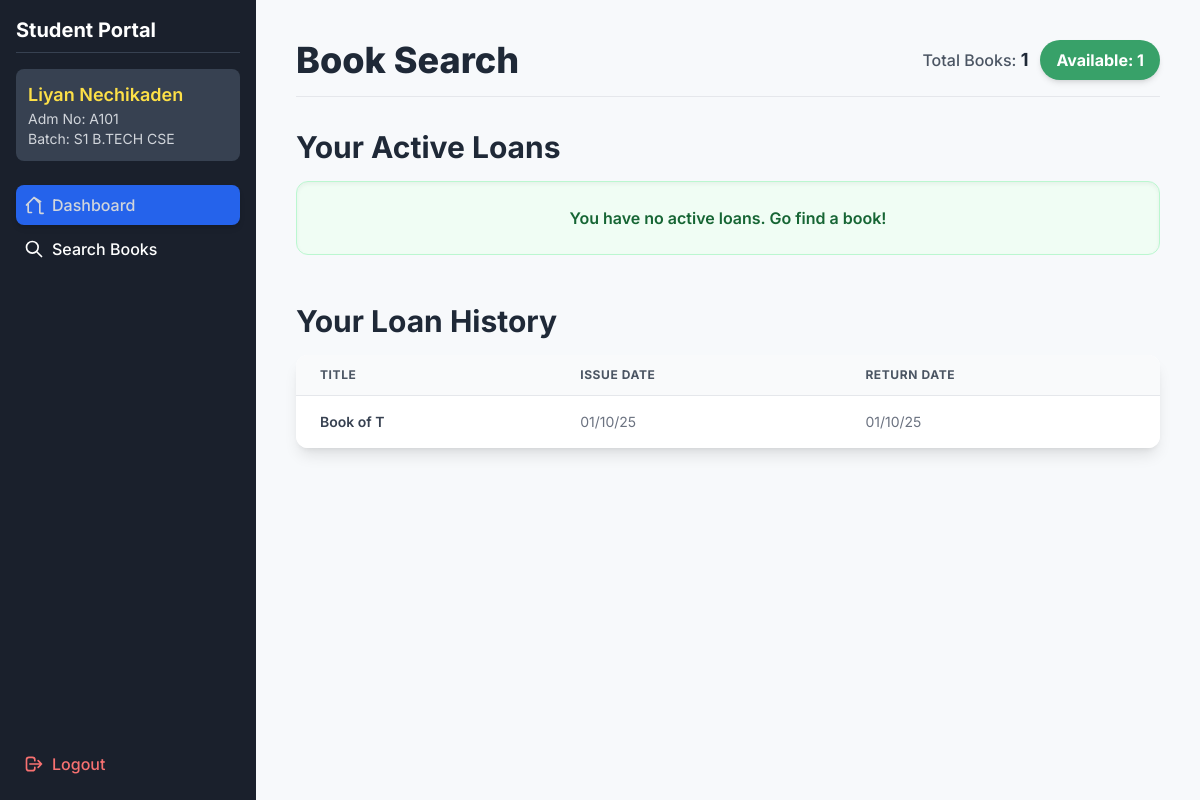
The app's page /student_dashboard (signed in), older data.
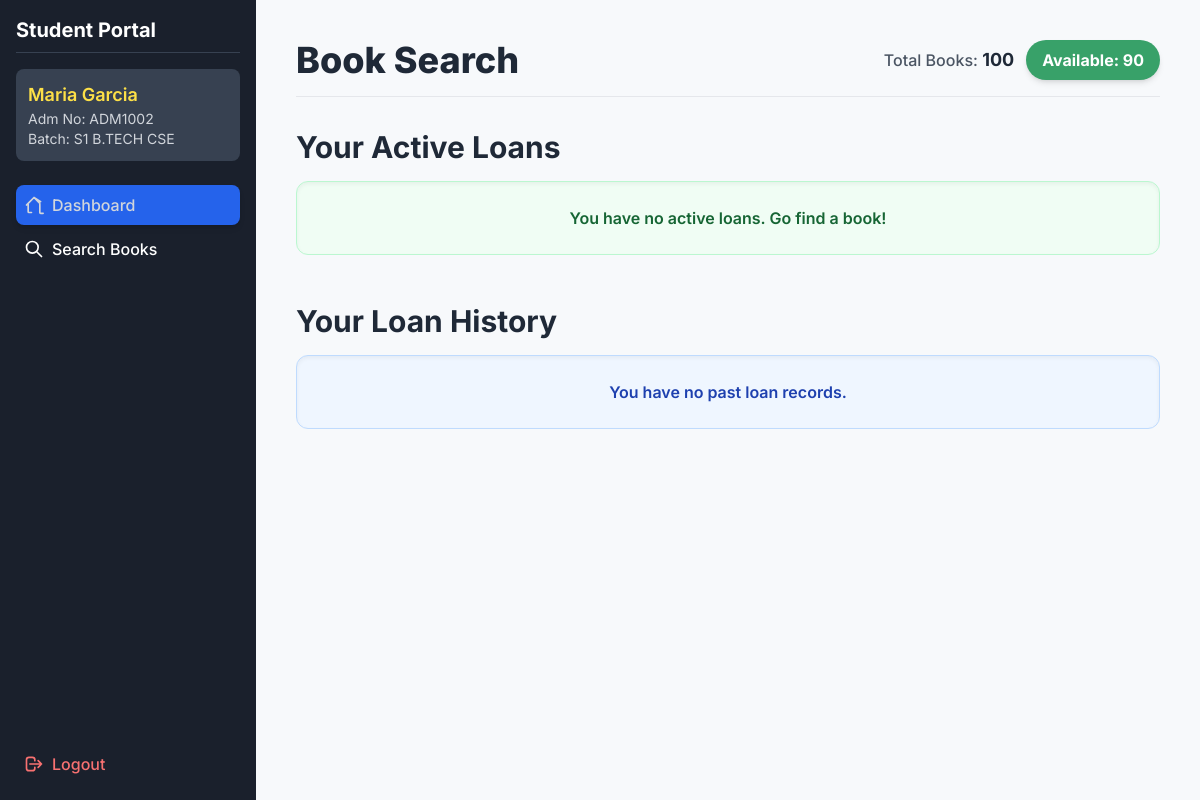
The same page, newer data.
### tables this page shows
CREATE TABLE students (
                            id INTEGER PRIMARY KEY AUTOINCREMENT,
                            admission_no TEXT UNIQUE NOT NULL,
                            name TEXT NOT NULL,
                            batch TEXT NOT NULL
                        );

CREATE TABLE transactions (
                            id INTEGER PRIMARY KEY AUTOINCREMENT,
                            book_id INTEGER, 
                            student_id INTEGER, 
                            issue_date TEXT NOT NULL,
                            due_date TEXT NOT NULL,  
                            return_date TEXT,
                            FOREIGN KEY(book_id) REFERENCES books(id) ON DELETE SET NULL,
                            FOREIGN KEY(student_id) REFERENCES students(id) ON DELETE SET NULL
                        );

### app.py (the view)
@app.route('/student_dashboard')
@student_login_required
def student_dashboard():
    student_adm_no = session.get('student_adm_no')
    with get_connection() as conn:
        student_record = conn.execute("SELECT id, name, batch FROM students WHERE admission_no=?", (student_adm_no,)).fetchone()
        if not student_record:
            flash("Could not find your student profile.", "danger")
            return redirect(url_for('student_logout'))
        student_id = student_record['id']
        active_loans = conn.execute("""
            SELECT t.id, t.issue_date, t.due_date,
                   COALESCE(b.name, '[DELETED BOOK]') AS book_name,
                   COALESCE(b.custom_id, '-') AS custom_id,
                   t.due_date < date('now') AS is_overdue
            FROM transactions t
            LEFT JOIN books b ON t.book_id = b.id
            WHERE t.student_id = ? AND t.return_date IS NULL
            ORDER BY t.due_date ASC
        """, (student_id,)).fetchall()
        loan_history = conn.execute("""
            SELECT t.issue_date, t.return_date, COALESCE(b.name, '[DELETED BOOK]') AS book_name
            FROM transactions t
            LEFT JOIN books b ON t.book_id = b.id
            WHERE t.student_id = ? AND t.return_date IS NOT NULL
            ORDER BY t.return_date DESC
        """, (student_id,)).fetchall()
        book_availability = conn.execute("""
            SELECT SUM(CASE WHEN available = 1 THEN 1 ELSE 0 END) AS available_count,
                   COUNT(id) AS total_count
            FROM books
        """).fetchone()
    return render_template('student_dashboard.html',
                           active_loans=active_loans,
                           loan_history=loan_history, # Pass new history data
                           availability=book_availability,
                           student_info=student_record)

### app.py (called while the page is built)
@app.template_filter('dateformat')
def dateformat(value, format='%d/%m/%y'):
    if value is None:
        return "-"
    try:
        date_obj = datetime.datetime.strptime(value, '%Y-%m-%d')
        return date_obj.strftime(format)
    except (ValueError, TypeError):
        return value

def get_connection():
    return SQLiteContext(DB_NAME)

def student_login_required(f):
    @wraps(f)
    def decorated_function(*args, **kwargs):
        if not session.get('student_logged_in'):
            flash('Please log in to access the student portal.', 'danger')
            return redirect(url_for('student_login'))
        return f(*args, **kwargs)
    return decorated_function

@app.context_processor
def inject_pending_count():
    with get_connection() as conn:
        try:
            count = conn.execute("SELECT COUNT(id) FROM students_auth WHERE is_approved = 0").fetchone()[0]
            return dict(pending_count=count)
        except:
            return dict(pending_count=0)

    def __enter__(self):
        self.conn = sqlite3.connect(self.db_name)
        self.conn.row_factory = sqlite3.Row
        self.conn.execute('PRAGMA foreign_keys = ON;')
        return self.conn

### templates/student_dashboard.html (shortened to what the changed rows need)
<!DOCTYPE html>
<html lang="en">
<head>
    <script src="https://cdn.tailwindcss.com"></script>
</head>
<body class="min-h-screen">
    <div class="md:flex">
        <div class="sidebar w-full md:w-64 p-4 flex-shrink-0 md:flex md:flex-col md:h-screen md:sticky md:top-0">
            <div class="flex-grow">
                <h2 class="text-xl font-bold text-white mb-4 border-b border-gray-700 pb-2">Student Portal</h2>
                {% if student_info %}
                <div class="text-gray-300 mb-6 p-3 bg-gray-700 rounded-lg">
                    <p class="font-semibold text-lg text-yellow-300">{{ student_info.name }}</p>
                    <p class="text-sm">Adm No: {{ session.student_adm_no }}</p>
                    <p class="text-sm">Batch: {{ student_info.batch }}</p>
                </div>
                {% endif %}
            </div>
        </div>
        <div class="flex-grow p-10">
            <header class="mb-6 md:mb-8 flex flex-col md:flex-row justify-between items-start md:items-center pb-4 border-b border-gray-200">
                <h1 class="text-3xl sm:text-4xl font-extrabold text-gray-800 mb-2 md:mb-0">Book Search</h1>
                {% if availability %}
                <div class="flex flex-wrap gap-3 items-center">
                    <span class="text-gray-600 font-medium">Total Books: <span class="text-lg font-bold text-gray-800">{{ availability.total_count }}</span></span>
                    <span class="px-4 py-2 rounded-full status-badge-available text-base font-bold shadow-md">Available: {{ availability.available_count }}</span>
                </div>
                {% endif %}
            </header>
            <div class="mt-8">
                <h2 class="text-3xl font-bold text-gray-800 mb-4">Your Active Loans</h2>
            </div>
            <div class="mt-12">
                <h2 class="text-3xl font-bold text-gray-800 mb-4">Your Loan History</h2>
                 {% if loan_history %}
                    <div class="overflow-x-auto bg-white rounded-xl shadow-lg">
                        <table class="min-w-full divide-y divide-gray-200">
                            <thead class="bg-gray-50">
                                <tr>
                                    <th class="px-6 py-3 text-left text-xs font-bold text-gray-600 uppercase tracking-wider">Title</th>
                                    <th class="px-6 py-3 text-left text-xs font-bold text-gray-600 uppercase tracking-wider">Issue Date</th>
                                    <th class="px-6 py-3 text-left text-xs font-bold text-gray-600 uppercase tracking-wider">Return Date</th>
                                </tr>
                            </thead>
                            <tbody class="bg-white divide-y divide-gray-200">
                                {% for loan in loan_history %}
                                <tr class="hover:bg-gray-50 transition">
                                    <td class="px-6 py-4 text-sm font-semibold text-gray-700">{{ loan.book_name }}</td>
                                    <td class="px-6 py-4 whitespace-nowrap text-sm text-gray-500">{{ loan.issue_date | dateformat }}</td>
                                    <td class="px-6 py-4 whitespace-nowrap text-sm text-gray-500">{{ loan.return_date | dateformat }}</td>
                                </tr>
                                {% endfor %}
                            </tbody>
                        </table>
                    </div>
                {% else %}
                    <div class="p-6 bg-blue-50 border border-blue-200 text-blue-800 rounded-xl text-center shadow-inner">
                        <p class="font-semibold">You have no past loan records.</p>
                    </div>
                {% endif %}
            </div>
        </div>
    </div>
</body>
</html>

Row changes from the older to the newer data that the page shows:
no longer on this page (row edited): transactions: book_name "Book of T", issue_date "01/10/25", return_date "01/10/25"
changed students "S1 B.TECH CSE": name "Liyan Nechikaden" → "Maria Garcia"; student_adm_no (not shown) → "ADM1002"
Text that changed along with them:
{{ availability.total_count }}: "1" → "100"
{{ availability.available_count }}: "1" → "90"
{{ session.student_adm_no }}: "A101" → (not shown)
text no longer shown: "TITLE ISSUE DATE RETURN DATE"
text now shown: "You have no past loan records."
